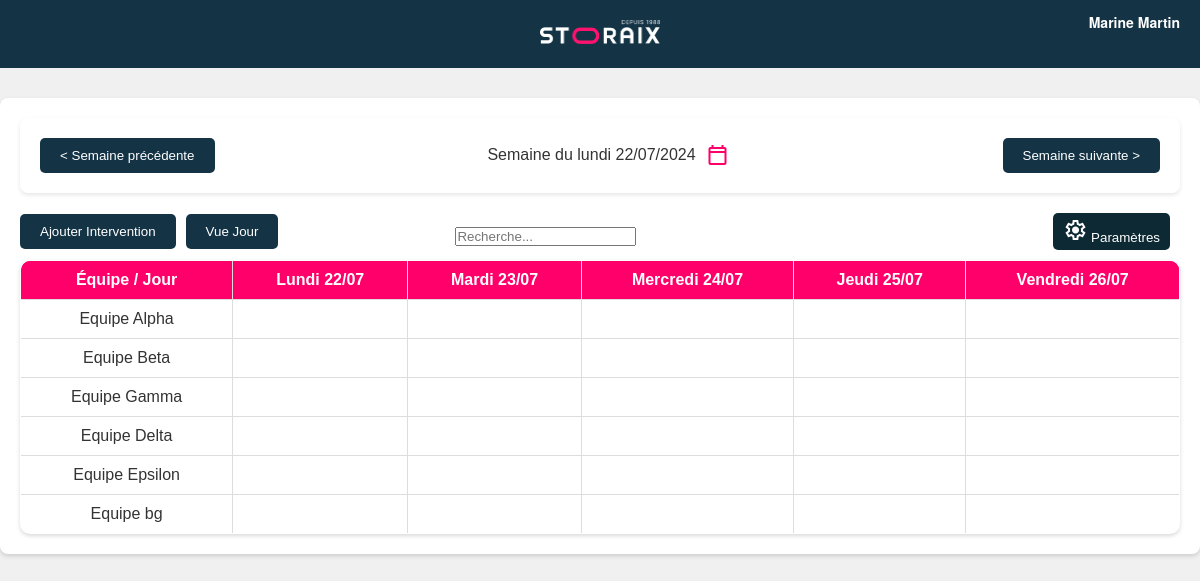
Screenshot of /index.php (signed in) with the database file from the repository.
### tables this page shows
CREATE TABLE Users (
    UserID INT AUTO_INCREMENT PRIMARY KEY,
    FirstName VARCHAR(255) NOT NULL,
    LastName VARCHAR(255) NOT NULL,
    Identifiant VARCHAR(191) NOT NULL UNIQUE,
    PasswordHash VARCHAR(255) NOT NULL,
    PasswordPlain VARCHAR(255) NOT NULL,  
    RoleID INT,
    FOREIGN KEY (RoleID) REFERENCES Roles(RoleID)
);

CREATE TABLE `Equipe` (
  `ID_Equipe` int(11) NOT NULL AUTO_INCREMENT,
  `Nom_Equipe` varchar(255) DEFAULT NULL,
  `Couleur` varchar(7) DEFAULT NULL,
  `Telephone` varchar(15) DEFAULT NULL,
  PRIMARY KEY (`ID_Equipe`)
);

### fonction_users.php (called while the page is built, shortened)
<?php
function getUserInfo($pdo, $userId) {
    $stmt = $pdo->prepare('SELECT * FROM Users WHERE UserID = ?');
    $stmt->execute([$userId]);
    return $stmt->fetch(PDO::FETCH_ASSOC);
}
function getUserRole($pdo, $userId) {
    $stmt = $pdo->prepare('SELECT r.RoleName FROM Users u JOIN Roles r ON u.RoleID = r.RoleID WHERE u.UserID = ?');
    $stmt->execute([$userId]);
    $result = $stmt->fetch(PDO::FETCH_ASSOC);
    return $result ? $result['RoleName'] : null;
}
?>

### index.php (the view, shortened to what this page needs)
<?php
require_once 'db_connect_StorAix.php';
require_once 'fonction_StorAix.php';
require_once 'fonctionAgendaJour.php';
require_once 'fonction_users.php';
$userInfo = getUserInfo($pdo_users, $_SESSION['user_id']);
$userRole = getUserRole($pdo_users, $_SESSION['user_id']);
$decalageSemaine = isset($_GET['decalageSemaine']) ? intval($_GET['decalageSemaine']) : 0;
$userID = $_SESSION['user_id'];
?>
<!DOCTYPE html>
<html lang="fr">
<head>
    <link rel="stylesheet" href="style.css">
    <link rel="stylesheet" href="style_header.css">
    <link rel="stylesheet" href="settings.css">
    <link rel="stylesheet" href="signature.css">
    <link rel="stylesheet" href="https://cdnjs.cloudflare.com/ajax/libs/pikaday/1.8.0/css/pikaday.min.css">
    <link rel="stylesheet" href="https://cdn.jsdelivr.net/npm/@simonwep/pickr/dist/themes/classic.min.css" />
</head>
<body>
<header class="banniere">
    <a href="index.php">
        <img src="img/logo_storaix.png" alt="Logo StorAix" width="150" height="50">
    </a>
    <div class="user-menu">
        <span class="user-name" onclick="toggleDropdown()">
            <?php echo htmlspecialchars($userInfo['FirstName'] . ' ' . $userInfo['LastName']); ?>
        </span>
    </div>
</header>
<div class="agenda-container" id="agenda-container">
    <div class="week-navigation">
        <button id="btnSemainePrecedente">&lt; Semaine précédente</button>
        <div class="semaine">
            Semaine du lundi <?php echo obtenirLundiDeLaSemaine($decalageSemaine)->format('d/m/Y'); ?>
            <button id="btnDatePicker" class="calendar-button">
                <span class="material-symbols-outlined">calendar_today</span>
            </button>
        </div>
        <button id="btnSemaineSuivante">Semaine suivante &gt;</button>
    </div>
    <div class="view-toggle">
        <?php if ($userRole != 'Intervenant'): ?>
            <button id="btnAjouterIntervention">Ajouter Intervention</button>
        <?php endif; ?>
        <a href="agendaJour.php"><button id="btnVueJour">Vue Jour</button></a>
        <div class="search-container">
            <input type="text" id="searchInput" placeholder="Recherche...">
        </div>
        <?php if ($userRole != 'Intervenant'): ?>
            <button class="btn" id="btnSettings">
                <span class="material-symbols-outlined">settings</span> Paramètres
            </button>
        <?php endif; ?>
    </div>
    <div class="table-container">
        <?php genererAgenda($decalageSemaine, $userID, $pdo, $pdo_users); ?>
    </div>
</div>
</body>
</html>

### fonction_StorAix.php (shortened to what this page needs)
<?php
include 'db_connect_StorAix.php';
include 'fonction_users.php';
function obtenirLundiDeLaSemaine($decalage) {
    $lundi = new DateTime();
    $lundi->setISODate($lundi->format('o'), $lundi->format('W'));
    $lundi->modify('monday this week');
    $lundi->modify("$decalage weeks");
    return $lundi;
}
function obtenirRoleUtilisateur($userID, $pdo_users) {
    $sql = "SELECT r.RoleName
            FROM Roles r
            JOIN Users u ON r.RoleID = u.RoleID
            WHERE u.UserID = :userID";
    try {
        $stmt = $pdo_users->prepare($sql);
        $stmt->execute(['userID' => $userID]);
        return $stmt->fetchColumn();
    } catch (PDOException $e) {
        die("Erreur lors de la récupération du rôle de l'utilisateur : " . $e->getMessage());
    }
}
function genererAgenda($decalageSemaine, $userID, $pdo, $pdo_users) {
    $lundi = obtenirLundiDeLaSemaine($decalageSemaine);
    $role = obtenirRoleUtilisateur($userID, $pdo_users);
    if ($role == 'Intervenant') {
        $equipes = obtenirEquipesUtilisateur($userID, $pdo, $pdo_users);
    } else {
        $stmt = $pdo->prepare("SELECT ID_Equipe, Nom_Equipe, Couleur FROM Equipe ORDER BY ID_Equipe ASC");
        $stmt->execute();
        $equipes = $stmt->fetchAll(PDO::FETCH_ASSOC);
    }
    $jours_fr = ['Monday' => 'Lundi', 'Tuesday' => 'Mardi', 'Wednesday' => 'Mercredi', 'Thursday' => 'Jeudi', 'Friday' => 'Vendredi'];
    echo '<table id="agenda" border="1" style="width:100%; border-collapse: collapse;">';
    echo '<thead style="background-color: #FF006A; color: white;"><tr><th style="text-align:center;">Équipe / Jour</th>';
    for ($i = 0; $i < 5; $i++) {
        $jour = $lundi->format('l');
        echo '<th>' . $jours_fr[$jour] . ' ' . $lundi->format('d/m') . '</th>';
        $lundi->modify('+1 day');
    }
    echo '</tr></thead><tbody>';
    foreach ($equipes as $equipe) {
        echo '<tr>';
        echo "<td style='text-align:center;'>{$equipe['Nom_Equipe']}</td>";
        for ($j = 0; $j < 5; $j++) {
            echo '<td style="vertical-align: top; background-color: #fff; overflow: hidden; position: relative;">';
            echo '</td>';
        }
        echo '</tr>';
    }
    echo '</tbody></table>';
}
?>

### style.css (style rules this page uses)
* { margin: 0; padding: 0; box-sizing: border-box; }
body { font-family: 'Arial', sans-serif; background-color: #f0f0f0; color: #333; }
.banniere { background-color: #143446; padding: 20px 0; text-align: center; }
.banniere img { width: 150px; height: auto; }
.week-navigation { display: flex; justify-content: space-between; align-items: center; padding: 20px; background-color: #fff; box-shadow: 0 2px 4px rgba(0, 0, 0, 0.1); margin: 0 auto 20px; border-radius: 8px; }
#btnSemainePrecedente, #btnSemaineSuivante, #btnJourPrecedent, #btnJourSuivant { background-color: #143446; color: white; padding: 10px 20px; border: none; border-radius: 5px; cursor: pointer; transition: background-color 0.3s; }
.agenda-container { margin: 20px 50px; transition: filter 0.3s ease; background-color: #fff; padding: 20px; border-radius: 8px; box-shadow: 0 2px 4px rgba(0, 0, 0, 0.15); }
#agenda { width: 90%; border-collapse: separate; border-spacing: 0; margin: 0 auto; font-family: 'Arial', sans-serif; border: 1px solid #ddd; border-radius: 10px; overflow: hidden; box-shadow: 0 2px 4px rgba(0, 0, 0, 0.15); }
#agenda th, #agenda td { border: 1px solid #ddd; padding: 5px; text-align: center; vertical-align: middle; position: relative; }
#agenda th { background-color: #FF006A; color: white; border-left: none; }
#agenda td { background-color: #fff; }
#agenda th:first-child, #agenda td:first-child { border-left: none; }
#agenda th:last-child, #agenda td:last-child { border-right: none; }
#agenda tr:first-child th:first-child { border-top-left-radius: 10px; }
#agenda tr:first-child th:last-child { border-top-right-radius: 10px; }
#agenda tr:last-child td:first-child { border-bottom-left-radius: 10px; }
#agenda tr:last-child td:last-child { border-bottom-right-radius: 10px; }
#btnAjouterIntervention, #btnVueSemaine, #btnVueJour, #btnSettings { background-color: #143446; color: white; padding: 10px 20px; border: none; border-radius: 5px; cursor: pointer; transition: background-color 0.3s; margin-bottom: 10px; margin-right: 10px; }
#btnSettings { background-color: #143446; color: white; padding: 5px 10px; border: none; border-radius: 5px; cursor: pointer; transition: background-color 0.3s; margin-bottom: 10px; }
#btnSettings { background-color: #0d2a34; }
@media screen and (min-width: 1025px) and (max-width: 1440px) { .agenda-container { margin: 30px auto; } }
@media screen and (min-width: 1025px) and (max-width: 1440px) { .week-navigation { justify-content: center; } }
@media screen and (min-width: 1025px) and (max-width: 1440px) { #agenda th, #agenda td { padding: 10px; font-size: 1em; } }
@media screen and (min-width: 1025px) and (max-width: 1440px) { .banniere img { width: 120px; } }
.material-symbols-outlined { font-variation-settings: 'FILL' 0, 'wght' 400, 'GRAD' 0, 'opsz' 24; }
a { color: inherit; text-decoration: none; }
.calendar-button { background: none; border: none; cursor: pointer; font-size: 48px; padding: 0; margin-left: 10px; display: inline-flex; align-items: center; justify-content: center; color: #FF006A; }
.week-navigation { display: flex; justify-content: space-between; align-items: center; padding: 20px; background-color: #fff; box-shadow: 0 2px 4px rgba(0, 0, 0, 0.1); margin: 0 auto 20px; border-radius: 8px; position: relative; }
.week-navigation .semaine { display: flex; align-items: center; }
.view-toggle { display: flex; align-items: center; justify-content: space-between; }
.search-container { flex-grow: 1; display: flex; justify-content: center; margin-right: 250px; }
.user-menu { position: absolute; top: 20px; right: 20px; }
.user-name { color: white; cursor: pointer; font-size: 16px; }

### style_header.css (style rules this page uses)
.user-menu { position: absolute; right: 20px; top: 10px; color: white; font-family: 'Helvetica Neue', Arial, sans-serif; cursor: pointer; }
.user-name { font-size: 14px; font-weight: bold; position: relative; }

### rows the page displays
users: FirstName+LastName "Marine Martin"
equipe: Nom_Equipe "Equipe Alpha"
equipe: Nom_Equipe "Equipe Beta"
equipe: Nom_Equipe "Equipe Gamma"
equipe: Nom_Equipe "Equipe Delta"
equipe: Nom_Equipe "Equipe Epsilon"
equipe: Nom_Equipe "Equipe bg"

### other values shown
obtenirLundiDeLaSemaine($decalageSemaine)->format('d/m/Y') "22/07/2024"
$jours_fr[$jour] "Lundi"
$lundi->format('d/m') "22/07"
$jours_fr[$jour] "Mardi"
$lundi->format('d/m') "23/07"
$jours_fr[$jour] "Mercredi"
$lundi->format('d/m') "24/07"
$jours_fr[$jour] "Jeudi"
$lundi->format('d/m') "25/07"
$jours_fr[$jour] "Vendredi"
$lundi->format('d/m') "26/07"
